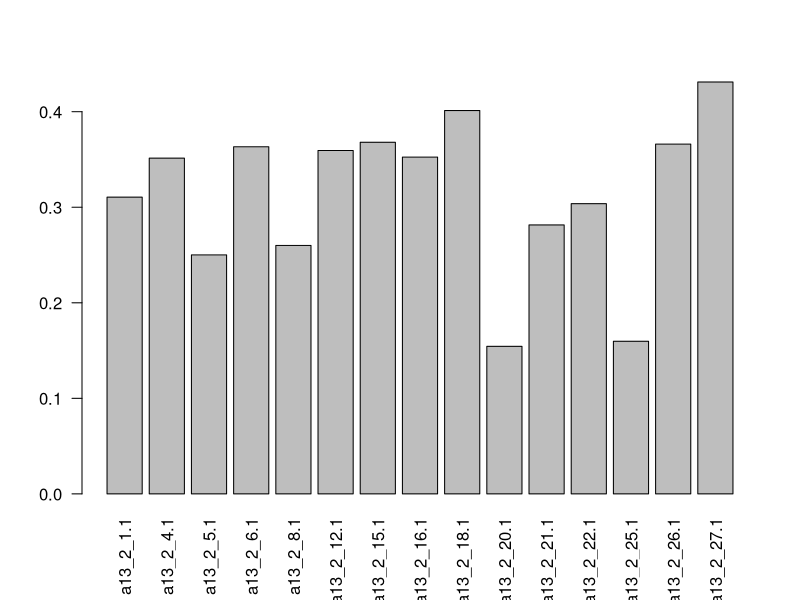

Reproduce this figure in R.
library("dplyr")

data <- read.csv("data/correl.csv")

cor_1 <- data %>%
  filter(brands %in% c(15,16,17,18)) %>%
  slice(1:100) %>%
  select(a13_2_1.1:a8_1) %>%
  glimpse()

corr <- as.data.frame(cor(cor_1))  # pearson binary x value
corr$nm <- rownames(corr)
corr <- corr %>% 
  select(a8_1,nm) %>%
  filter(a8_1 < 1)

barplot(corr$a8_1, names.arg = corr$nm, las=2)

# pairs(cor_1)

